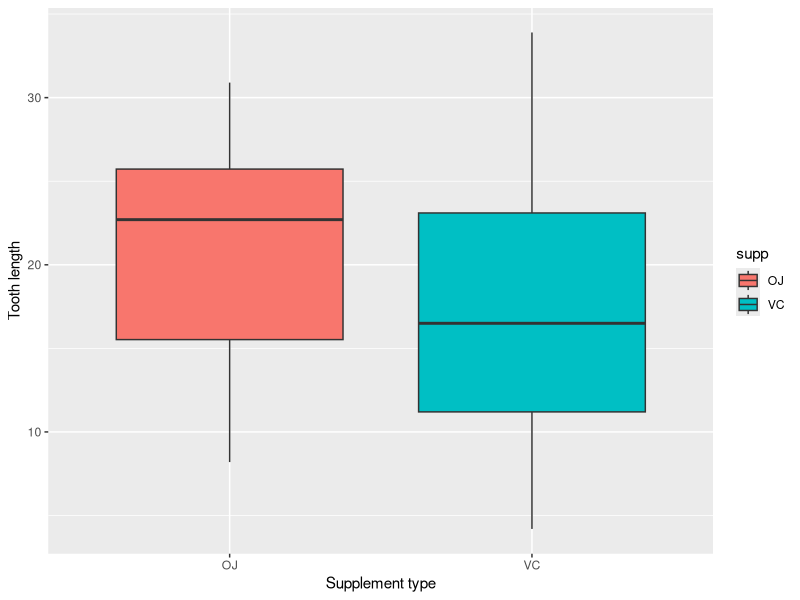
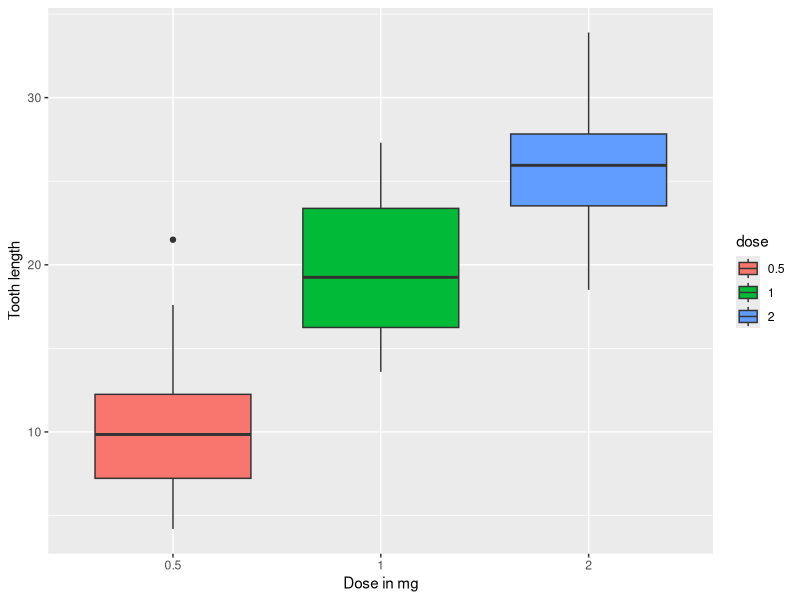

These figures' R source, in order:
## ---- chunk 1
options(width = 80, digits=2)
set.seed(42)
library(knitr)
library(ggplot2)
## ---- chunk 2
data(ToothGrowth)
## ---- chunk 3
kable(head(ToothGrowth, 3))
## ---- chunk 4
ToothGrowth$dose<-as.factor(ToothGrowth$dose)
## ---- chunk 5
summary(ToothGrowth)
## ---- chunk 6
ggplot(data=ToothGrowth, aes(x=supp, y=len)) + 
			 geom_boxplot(aes(fill=supp))+ 
			 xlab("Supplement type") +ylab("Tooth length")
## ---- chunk 7
ggplot(data=ToothGrowth, aes(x=dose, y=len)) + 
			 geom_boxplot(aes(fill=dose))+ 
			 xlab("Dose in mg") +ylab("Tooth length")
## ---- chunk 8
Length <- ToothGrowth$len; SupplementType <- ToothGrowth$supp; Dose <- ToothGrowth$dose

tOJtoVC <- t.test(ToothGrowth$len[ToothGrowth$supp=="OJ"], ToothGrowth$len[ToothGrowth$supp=="VC"], 
	paired = FALSE, var.equal = FALSE)

t1to2 <- t.test(ToothGrowth$len[ToothGrowth$dose==2], ToothGrowth$len[ToothGrowth$dose==1], 
        paired = FALSE, var.equal = TRUE)

t0.5to1 <- t.test(ToothGrowth$len[ToothGrowth$dose==1], ToothGrowth$len[ToothGrowth$dose==0.5], 
	paired = FALSE, var.equal = TRUE)

t0.5to2 <- t.test(ToothGrowth$len[ToothGrowth$dose==2], ToothGrowth$len[ToothGrowth$dose==0.5], 
	paired = FALSE, var.equal = TRUE)
## ---- chunk 9
df <- data.frame(
   'null hypotheses'=c('OJ to VC', '1 to 2', '0.5 to 1', '0.5 to 2'),
   'p value'=c(tOJtoVC$p.value, t1to2$p.value, t0.5to1$p.value, t0.5to2$p.value),
   conf.int.low=c(tOJtoVC$conf.int[1], t1to2$conf.int[1], t0.5to1$conf.int[1], t0.5to2$conf.int[1]),
   conf.int.high=c(tOJtoVC$conf.int[2], t1to2$conf.int[2], t0.5to1$conf.int[2], t0.5to2$conf.int[2]),
   is.zero.within.conf.int=c(
	tOJtoVC$conf.int[1] < 0 && 0 < tOJtoVC$conf.int[2], 
	t1to2$conf.int[1] < 0 && 0 < t1to2$conf.int[2], 
        t0.5to1$conf.int[1] < 0 && 0 < t0.5to1$conf.int[2], 
	t0.5to2$conf.int[1] < 0 && 0 < t0.5to2$conf.int[2]
     )
)
## ---- chunk 10
kable(df)
